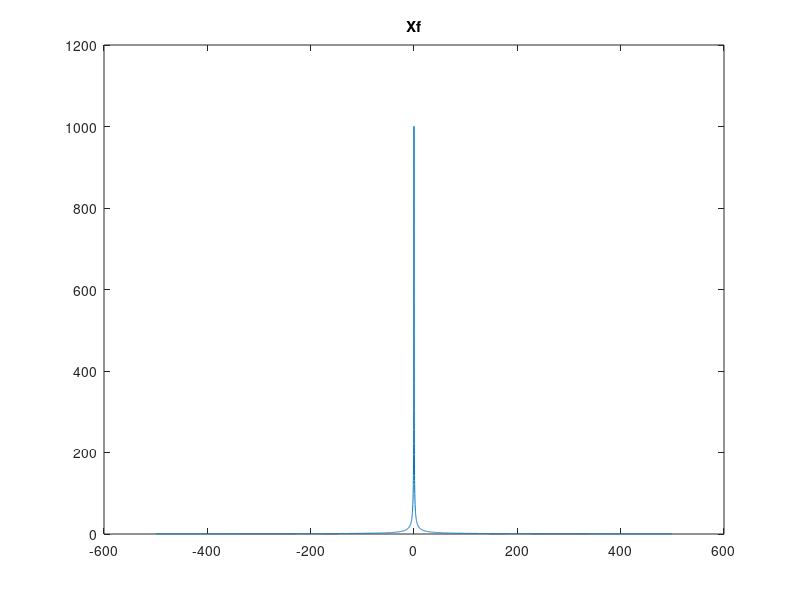
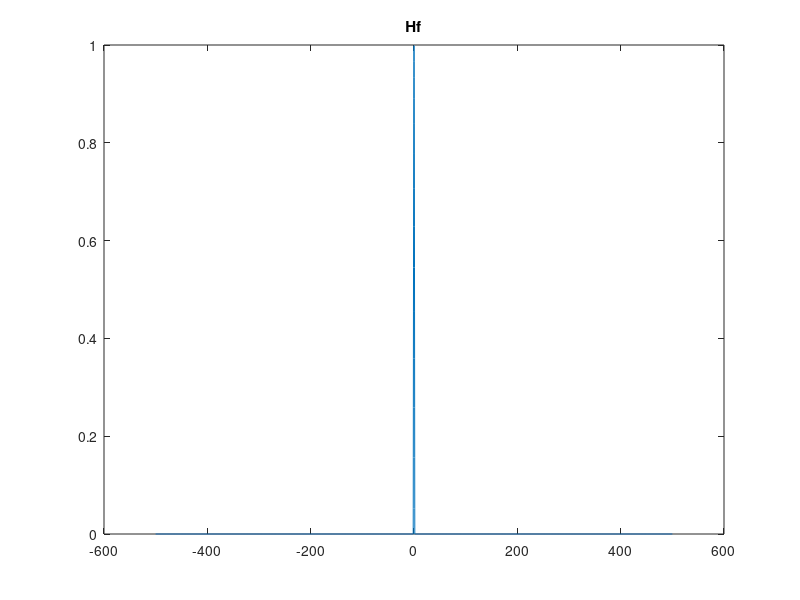
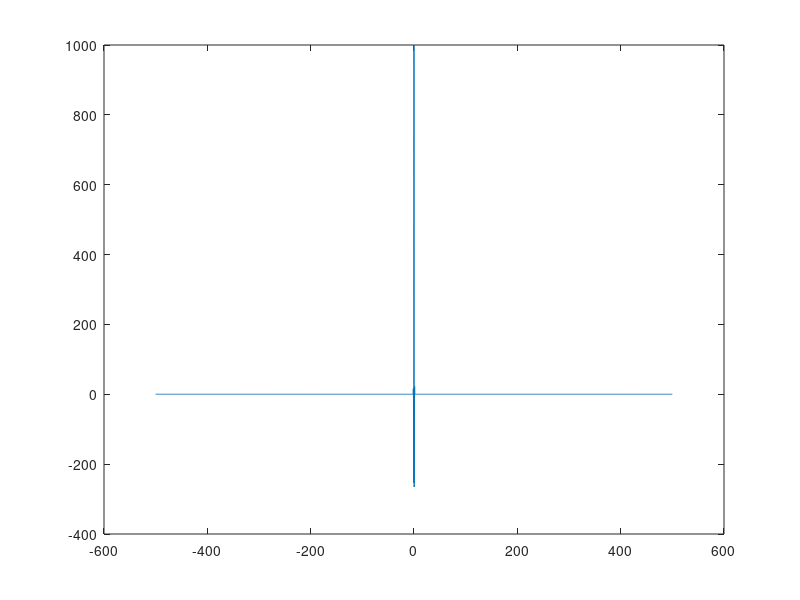
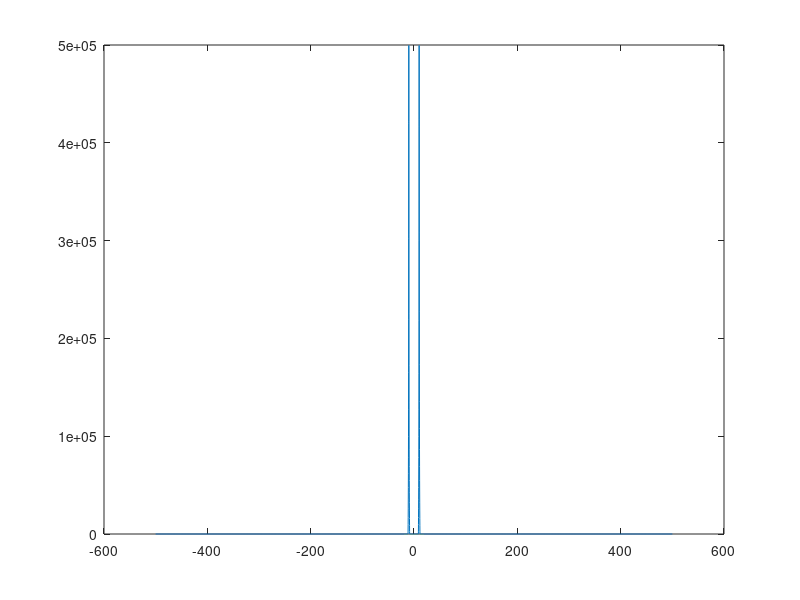

These figures' MATLAB source, in order:
fs = 1000;
index = 1;
lengthOfTime = 0:1/fs:10;

%Initialising arrays.
t = zeros(size(lengthOfTime));
xt = zeros(size(lengthOfTime));

%Loop to input values for x(t). This is to represent the function as if it
%was multipled by a unit step function that started at x = 0.5.
for i = 0:1/fs:10
    t(index) = i;
    if i >= 0.5
        xt(index) = exp(-(i-0.5));
    else
        xt(index) = 0;
    end
    index = index + 1;
end
%FFT to get the discrete fourier transform and shifted so that the zero frequency component is in the centre
% of the array.

Xf = fftshift(fft(xt)); 

%Loop to input values for H(f). This is to represent the function as if it
%was multiplied by a rect function to sit within the bandwidths.
length_f = length(Xf);
f = (-length_f/2:length_f/2-1)/length_f*fs;

for i = 1:size(f,2)
    if f(i) >= -1.5 && f(i) <= 1.5
        Hf(i) = cos((pi * f(i))/3);
    else
        Hf(i) = 0;
    end
end

figure(1)
plot(f,abs(Xf))
title("Xf")

figure(2)
plot(f, Hf)
title("Hf")
%H(f) is the transfer function in the frequency domain and so getting the
%FFT of x(t) will allow me to multiply the two in the frequency domain to
%get the message signal.

Mf = Xf .* Hf;
mt = ifft(ifftshift(Mf)) * fs; %Getting inverse of the FFT but shifting the values back so the calculation is correct for the modulation.

%Plotting magnitude spectrum of M(f) but I have to divide by the length - 1 to get the correct magnitude values
figure(3)
plot(f, Mf);
%(length(Mf) - 1)
%Plotting the phase of M(f) but limiting the freqeuncy range to show the
% first few frequencies phases due to the repetition of the phase for the
% frequncy domain representation of M(f)

ct = cos(2 * pi * 10 * t); %Setting up the carrier signal. 10Hz is used for demonstration purposes so that the signal can be seen.
ut = mt .* ct; %Performing the modulation.
figure(5)
plot(t,mt)
title("mt")
%Obtain the FFT of u(t) so that the frequency spectra can be plotted.

Uf = fftshift(fft(ut));

figure(4)
plot(f,abs(Uf));

%Testing convolution
ht = ifft(ifftshift(Hf));
m_test_conv_t = conv(xt,ht);
figure(10)
plot(t,m_test_conv_t(1:length(xt)))
title("convolve signals")